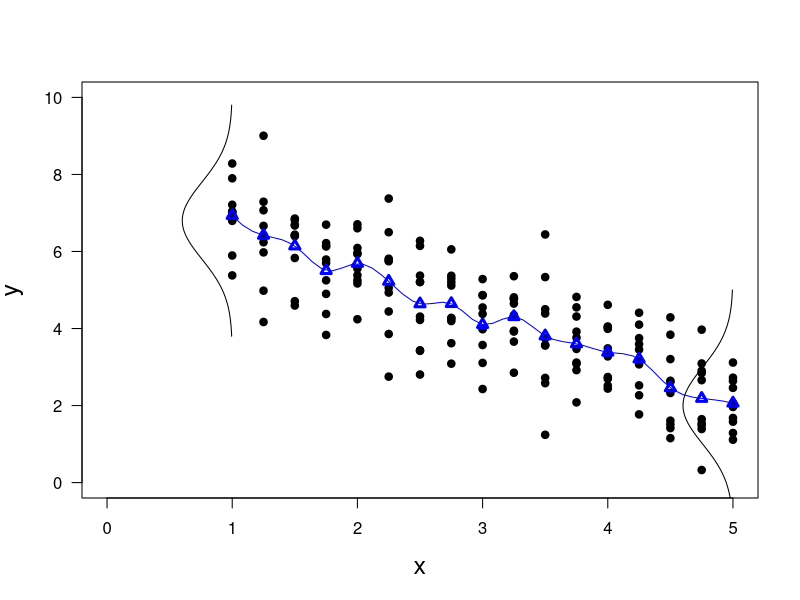

R code for this plot:
print('file: LSartificialSpline.R')
# generate & plot artificial data
beta0 = 8; beta = -1.2 # true intercept & slope
sigma = 1              # true standard deviation of normal noise
# ----------- generate data (begin)
set.seed(1953)                       # set seed for random number generators
x = seq(1,5,0.25); Lx = length(x)    # non-stochastic (uncertainty = 0)
Lr = 10                              # number of data for each x-value ('replicates')
se = sigma/sqrt(Lr); print(c(round(se,4),'standard error'))
y = matrix(data=NA,nrow=Lx,ncol=Lr)  # Lx x Lr = 17 x 10 matrix
for(k in 1:Lx) y[k,] = beta0+beta*x[k]+sigma*rnorm(Lr) # additive normal noise
# ----------- generate data (end)
ymean = numeric(Lx)
for(k in 1:Lx) ymean[k] = mean(y[k,])
# png('SLFartificialSpline220308.png',width=16,height=16,units='cm',res=300)
plot(x,y[,1],type='p',lwd=4,col='black',cex=0.6,ylim=c(0,10),     # plot 1. sample
             xlim=c(0,max(x)),xlab='x',ylab='y',las=1,cex.lab=1.5)
for(k in 2:Lr) points(x,y[,k],lwd=4,col='black',cex=0.6)          # plot replicates
lines(spline(x,ymean),col='blue')  # <---- spline()
points(x,ymean,lwd=3,col='blue',cex=1,pch=24)
xn = seq(-3,3,0.01); yn = dnorm(xn,mean=0,sd=sigma)
lines(-yn+x[1],xn+beta0+beta*x[1],col='black')
lines(-yn+x[Lx],xn+beta0+beta*x[Lx],col='black')
# dev.off()
# -----------------------------------------------------------------------------
# Remarks:
# The R routine spline() performs cubic (or Hermite) spline interpolation of given data 
#   points, returning a list of points obtained by the interpolation.
# Compare also splinefun(): it returns a function performing the interpolation
# -----------------------------------------------------------------------------
